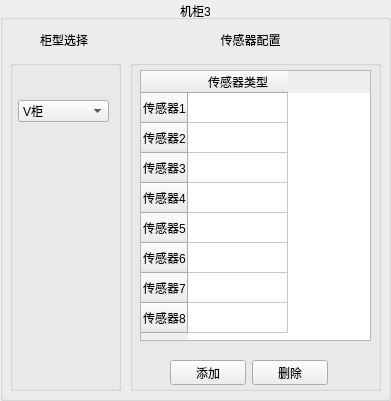
      <widget class="QGroupBox" name="groupBox_56">
       <property name="geometry">
        <rect>
         <x>810</x>
         <y>10</y>
         <width>391</width>
         <height>401</height>
        </rect>
       </property>
       <property name="title">
        <string>机柜3</string>
       </property>
       <property name="alignment">
        <set>Qt::AlignCenter</set>
       </property>
       <widget class="QGroupBox" name="groupBox_57">
        <property name="geometry">
         <rect>
          <x>710</x>
          <y>0</y>
          <width>211</width>
          <height>281</height>
         </rect>
        </property>
        <property name="title">
         <string>机柜1</string>
        </property>
       </widget>
       <widget class="QGroupBox" name="groupBox_58">
        <property name="geometry">
         <rect>
          <x>470</x>
          <y>0</y>
          <width>211</width>
          <height>281</height>
         </rect>
        </property>
        <property name="title">
         <string>机柜1</string>
        </property>
       </widget>
       <widget class="QGroupBox" name="groupBox_59">
        <property name="geometry">
         <rect>
          <x>10</x>
          <y>60</y>
          <width>111</width>
          <height>331</height>
         </rect>
        </property>
        <property name="title">
         <string/>
        </property>
        <widget class="QComboBox" name="Cabinet_comboBox_4852_master_c3">
         <property name="geometry">
          <rect>
           <x>8</x>
           <y>40</y>
           <width>91</width>
           <height>22</height>
          </rect>
         </property>
         <item>
          <property name="text">
           <string>V柜</string>
          </property>
         </item>
         <item>
          <property name="text">
           <string>C柜</string>
          </property>
         </item>
         <item>
          <property name="text">
           <string>D柜</string>
          </property>
         </item>
         <item>
          <property name="text">
           <string>696CBBR柜</string>
          </property>
         </item>
         <item>
          <property name="text">
           <string>696CB柜</string>
          </property>
         </item>
         <item>
          <property name="text">
           <string>BE柜</string>
          </property>
         </item>
         <item>
          <property name="text">
           <string>DE柜</string>
          </property>
         </item>
         <item>
          <property name="text">
           <string>F柜</string>
          </property>
         </item>
         <item>
          <property name="text">
           <string>M柜</string>
          </property>
         </item>
         <item>
          <property name="text">
           <string>PT柜</string>
          </property>
         </item>
         <item>
          <property name="text">
           <string>PTC500柜</string>
          </property>
         </item>
         <item>
          <property name="text">
           <string>PTC600柜</string>
          </property>
         </item>
         <item>
          <property name="text">
           <string>SL柜</string>
          </property>
         </item>
         <item>
          <property name="text">
           <string>SV25SV20柜</string>
          </property>
         </item>
         <item>
          <property name="text">
           <string>SV柜</string>
          </property>
         </item>
         <item>
          <property name="text">
           <string>V25V20柜</string>
          </property>
         </item>
        </widget>
        <widget class="QLabel" name="picture_lable_4852_master_c3">
         <property name="geometry">
          <rect>
           <x>20</x>
           <y>70</y>
           <width>71</width>
           <height>211</height>
          </rect>
         </property>
         <property name="text">
          <string/>
         </property>
        </widget>
       </widget>
       <widget class="QTableWidget" name="tableWidget_4852_master_c3">
        <property name="geometry">
         <rect>
          <x>140</x>
          <y>70</y>
          <width>231</width>
          <height>271</height>
         </rect>
        </property>
        <property name="lineWidth">
         <number>1</number>
        </property>
        <property name="autoScrollMargin">
         <number>16</number>
        </property>
        <row>
         <property name="text">
          <string>传感器1</string>
         </property>
        </row>
        <row>
         <property name="text">
          <string>传感器2</string>
         </property>
        </row>
        <row>
         <property name="text">
          <string>传感器3</string>
         </property>
        </row>
        <row>
         <property name="text">
          <string>传感器4</string>
         </property>
        </row>
        <row>
         <property name="text">
          <string>传感器5</string>
         </property>
        </row>
        <row>
         <property name="text">
          <string>传感器6</string>
         </property>
        </row>
        <row>
         <property name="text">
          <string>传感器7</string>
         </property>
        </row>
        <row>
         <property name="text">
          <string>传感器8</string>
         </property>
        </row>
        <column>
         <property name="text">
          <string>传感器类型</string>
         </property>
        </column>
       </widget>
       <widget class="QLabel" name="label_67">
        <property name="geometry">
         <rect>
          <x>200</x>
          <y>30</y>
          <width>101</width>
          <height>20</height>
         </rect>
        </property>
        <property name="text">
         <string>传感器配置</string>
        </property>
        <property name="alignment">
         <set>Qt::AlignCenter</set>
        </property>
       </widget>
       <widget class="QLabel" name="label_68">
        <property name="geometry">
         <rect>
          <x>40</x>
          <y>30</y>
          <width>54</width>
          <height>20</height>
         </rect>
        </property>
        <property name="text">
         <string>柜型选择</string>
        </property>
       </widget>
       <widget class="QGroupBox" name="groupBox_60">
        <property name="geometry">
         <rect>
          <x>130</x>
          <y>60</y>
          <width>251</width>
          <height>331</height>
         </rect>
        </property>
        <property name="title">
         <string/>
        </property>
        <widget class="QWidget" name="layoutWidget_16">
         <property name="geometry">
          <rect>
           <x>40</x>
           <y>300</y>
           <width>158</width>
           <height>25</height>
          </rect>
         </property>
         <layout class="QHBoxLayout" name="horizontalLayout_53">
          <item>
           <widget class="QPushButton" name="addBt_4852_master_c3">
            <property name="text">
             <string>添加</string>
            </property>
           </widget>
          </item>
          <item>
           <widget class="QPushButton" name="deleteBt_4852_master_c3">
            <property name="text">
             <string>删除</string>
            </property>
           </widget>
          </item>
         </layout>
        </widget>
       </widget>
       <zorder>groupBox_60</zorder>
       <zorder>groupBox_57</zorder>
       <zorder>groupBox_58</zorder>
       <zorder>groupBox_59</zorder>
       <zorder>tableWidget_4852_master_c3</zorder>
       <zorder>label_67</zorder>
       <zorder>label_68</zorder>
      </widget>
